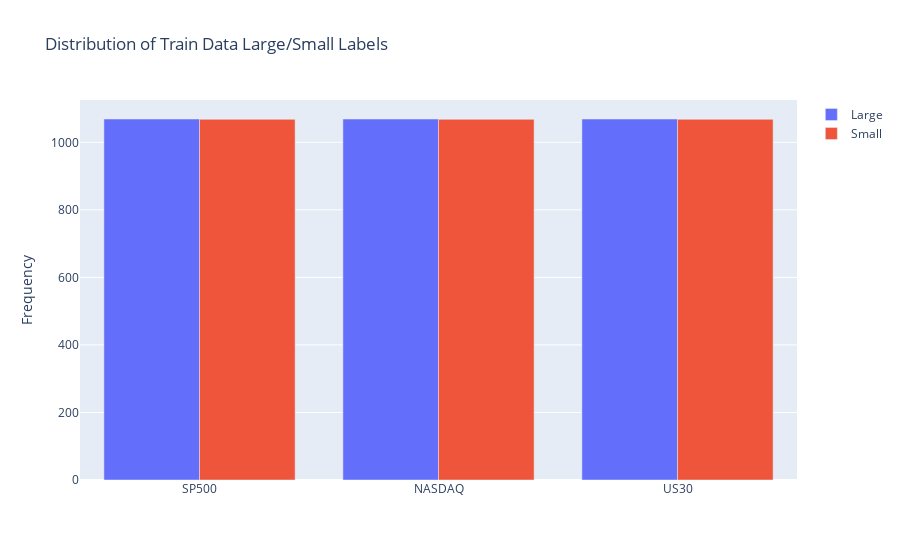
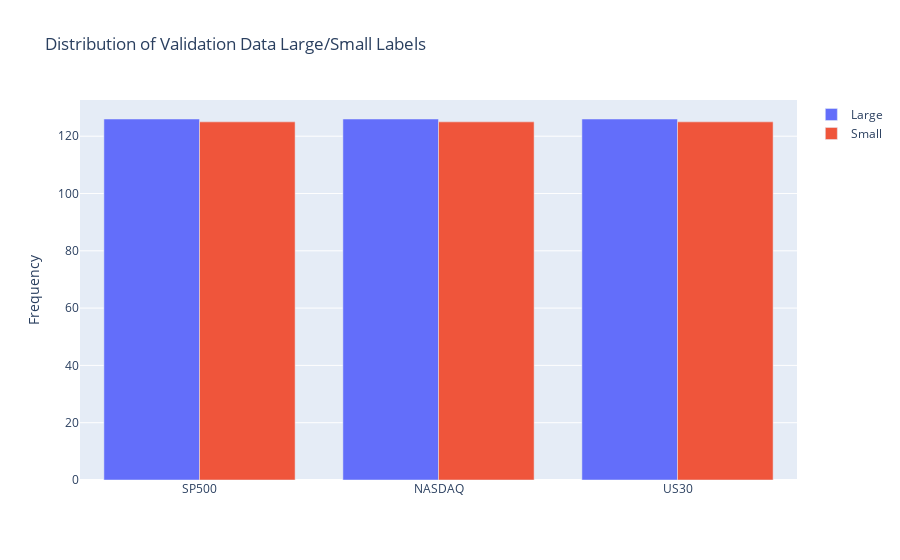
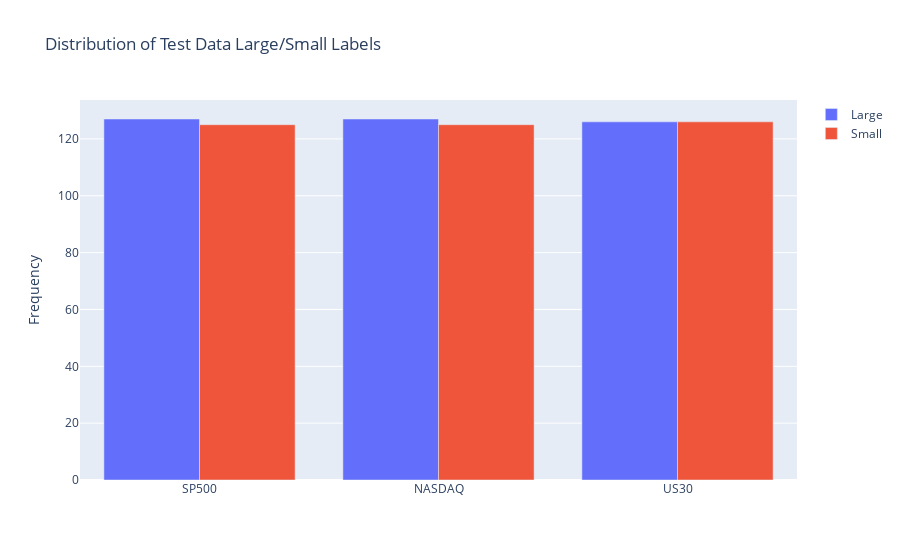
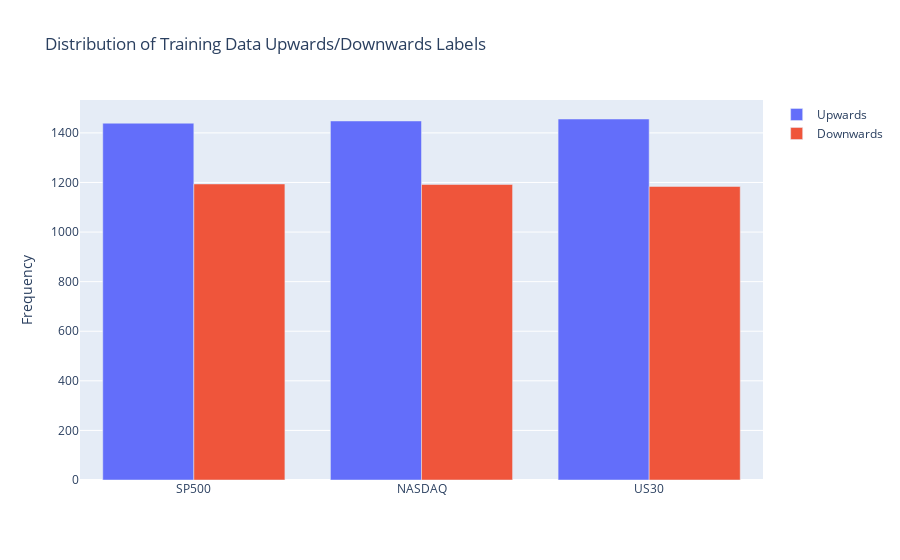

Notebook code cell kept with these figures, in order:
### Code cell
sets = ["Training", "Validation", "Test"]

larges = []
smalls = []
for d in ['SP500_mag', 'US30_mag', 'NASDAQ_mag']:
    data[d]["Date"] = pd.to_datetime(data[d]["Date"])
    train = data[d][data[d]['Date'].dt.year < 2018]
    p = train['label'].sum()
    n = len(train) - p
    larges.append(p)
    smalls.append(n)
plot_magnitude_labels(larges, smalls, "Train")

larges = []
smalls = []
for d in ['SP500_mag', 'US30_mag', 'NASDAQ_mag']:
    data[d]["Date"] = pd.to_datetime(data[d]["Date"])
    train = data[d][data[d]['Date'].dt.year == 2018]
    p = train['label'].sum()
    n = len(train) - p
    larges.append(p)
    smalls.append(n)
plot_magnitude_labels(larges, smalls, "Validation")

larges = []
smalls = []
for d in ['SP500_mag', 'US30_mag', 'NASDAQ_mag']:
    data[d]["Date"] = pd.to_datetime(data[d]["Date"])
    train = data[d][data[d]['Date'].dt.year == 2019]
    p = train['label'].sum()
    n = len(train) - p
    larges.append(p)
    smalls.append(n)
plot_magnitude_labels(larges, smalls, "Test")



ups = []
downs = []
for d in ['SP500_dir', 'US30_dir', 'NASDAQ_dir']:
    data[d]["Date"] = pd.to_datetime(data[d]["Date"])
    train = data[d][data[d]['Date'].dt.year < 2018]
    p = data[d]['label'].sum()
    n = len(data[d]) - p
    ups.append(p)
    downs.append(n)
plot_direction_labels(ups, downs, "Training")

ups = []
downs = []
for d in ['SP500_dir', 'US30_dir', 'NASDAQ_dir']:
    data[d]["Date"] = pd.to_datetime(data[d]["Date"])
    train = data[d][data[d]['Date'].dt.year == 2018]
    p = data[d]['label'].sum()
    n = len(data[d]) - p
    ups.append(p)
    downs.append(n)
plot_direction_labels(ups, downs, "Validation")

ups = []
downs = []
for d in ['SP500_dir', 'US30_dir', 'NASDAQ_dir']:
    data[d]["Date"] = pd.to_datetime(data[d]["Date"])
    train = data[d][data[d]['Date'].dt.year == 2019]
    p = data[d]['label'].sum()
    n = len(data[d]) - p
    ups.append(p)
    downs.append(n)
plot_direction_labels(ups, downs, "Test")

### Figure 1 — Plotly figure (JSON) as saved in the notebook; plotly's stock layout.template omitted (floating-point values rounded to 4 significant figures)
{"data": [{"name": "Large", "type": "bar", "x": ["SP500", "NASDAQ", "US30"], "y": [1069, 1069, 1069]}, {"name": "Small", "type": "bar", "x": ["SP500", "NASDAQ", "US30"], "y": [1068, 1068, 1068]}], "layout": {"barmode": "group", "title": {"text": "Distribution of Train Data Large/Small Labels"}, "xaxis": {"title": {"text": ""}}, "yaxis": {"title": {"text": "Frequency"}}}}

### Figure 2 — Plotly figure (JSON) as saved in the notebook; plotly's stock layout.template omitted (floating-point values rounded to 4 significant figures)
{"data": [{"name": "Large", "type": "bar", "x": ["SP500", "NASDAQ", "US30"], "y": [126, 126, 126]}, {"name": "Small", "type": "bar", "x": ["SP500", "NASDAQ", "US30"], "y": [125, 125, 125]}], "layout": {"barmode": "group", "title": {"text": "Distribution of Validation Data Large/Small Labels"}, "xaxis": {"title": {"text": ""}}, "yaxis": {"title": {"text": "Frequency"}}}}

### Figure 3 — Plotly figure (JSON) as saved in the notebook; plotly's stock layout.template omitted (floating-point values rounded to 4 significant figures)
{"data": [{"name": "Large", "type": "bar", "x": ["SP500", "NASDAQ", "US30"], "y": [127, 127, 126]}, {"name": "Small", "type": "bar", "x": ["SP500", "NASDAQ", "US30"], "y": [125, 125, 126]}], "layout": {"barmode": "group", "title": {"text": "Distribution of Test Data Large/Small Labels"}, "xaxis": {"title": {"text": ""}}, "yaxis": {"title": {"text": "Frequency"}}}}

### Figure 4 — Plotly figure (JSON) as saved in the notebook; plotly's stock layout.template omitted (floating-point values rounded to 4 significant figures)
{"data": [{"name": "Upwards", "type": "bar", "x": ["SP500", "NASDAQ", "US30"], "y": [1439, 1448, 1456]}, {"name": "Downwards", "type": "bar", "x": ["SP500", "NASDAQ", "US30"], "y": [1194, 1192, 1184]}], "layout": {"barmode": "group", "title": {"text": "Distribution of Training Data Upwards/Downwards Labels"}, "xaxis": {"title": {"text": ""}}, "yaxis": {"title": {"text": "Frequency"}}}}
